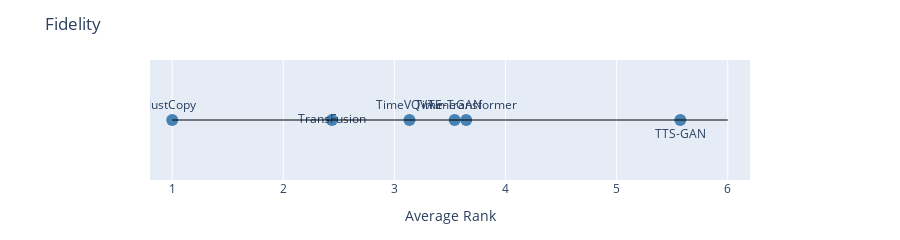

Write notebook code for a chart like this one.
### Code cell
plot_average_rankings(df_all.drop(columns=["PS", "Time"]), "Fidelity")

### Figure 1 — Plotly figure (JSON) as saved in the notebook; plotly's stock layout.template omitted (floating-point values rounded to 4 significant figures)
{"data": [{"marker": {"color": "steelblue", "size": 12}, "mode": "markers+text", "text": ["JustCopy", "TTS-GAN", "Time-Transformer", "TimeGAN", "TimeVQVAE", "TransFusion"], "textposition": ["top center", "bottom center", "top center", "top center", "top center"], "type": "scatter", "x": [1, 5.573, 3.646, 3.542, 3.135, 2.438], "y": [0, 0, 0, 0, 0, 0]}], "layout": {"height": 200, "margin": {"b": 60, "l": 150, "r": 150, "t": 60}, "shapes": [{"line": {"color": "black", "width": 1}, "type": "line", "x0": 1, "x1": 6, "y0": 0, "y1": 0}], "showlegend": false, "title": {"text": "Fidelity"}, "xaxis": {"range": [0.8, 6.2], "showgrid": true, "title": {"text": "Average Rank"}, "zeroline": false}, "yaxis": {"title": {"text": ""}, "visible": false}}}
